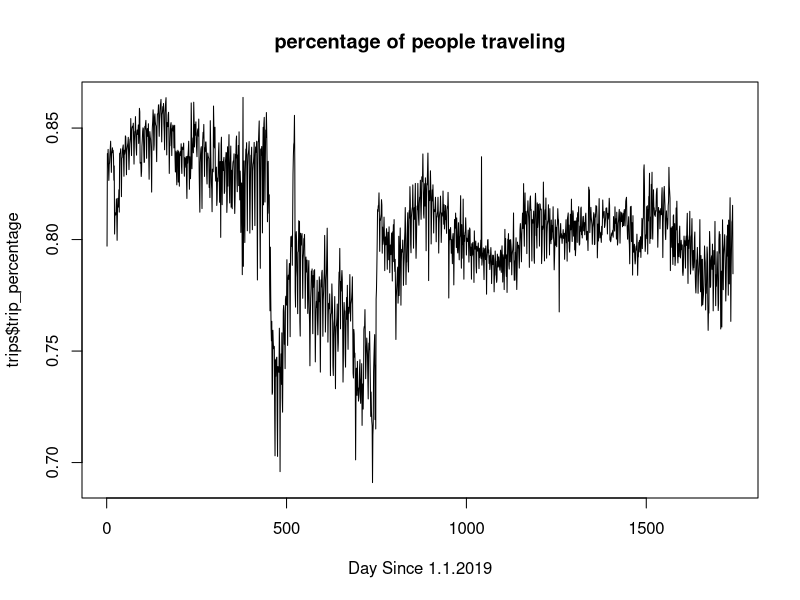
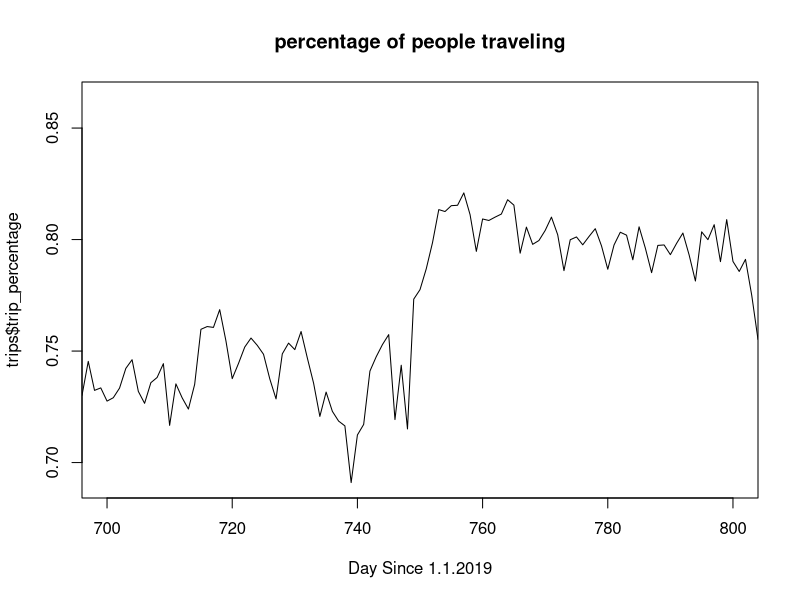
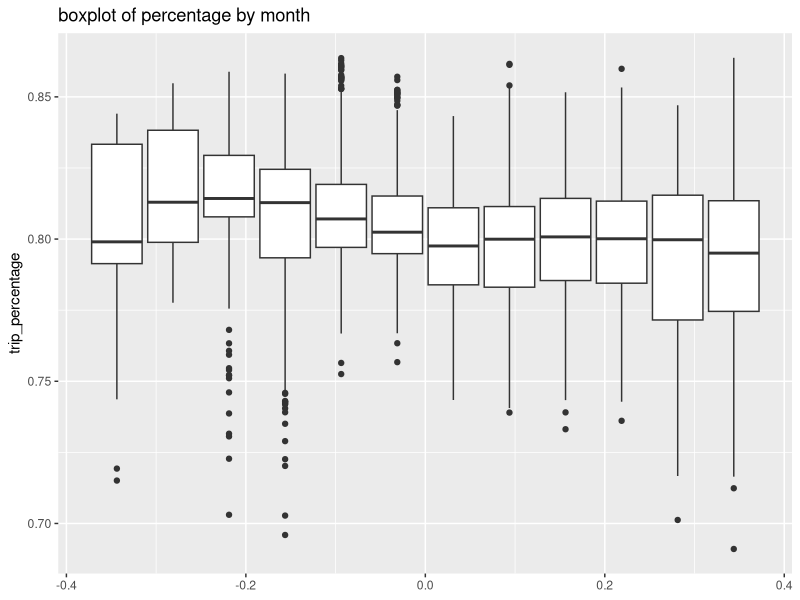
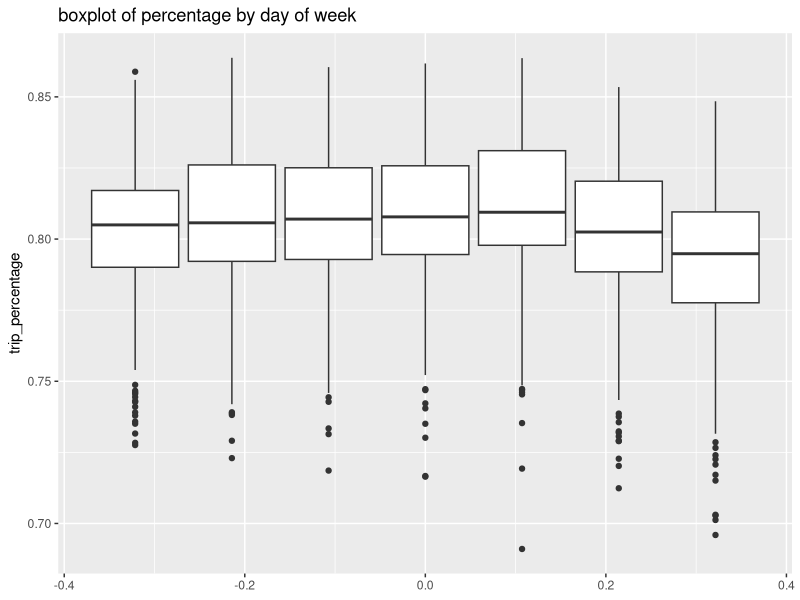
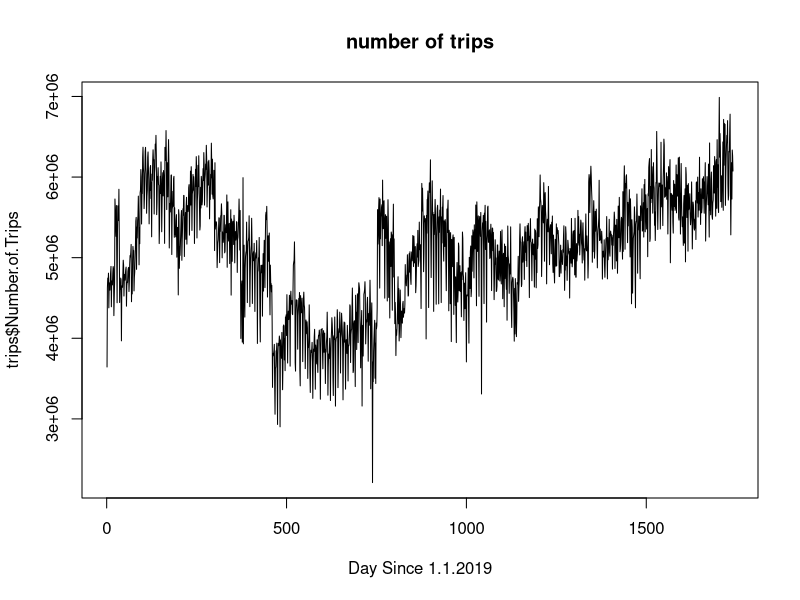
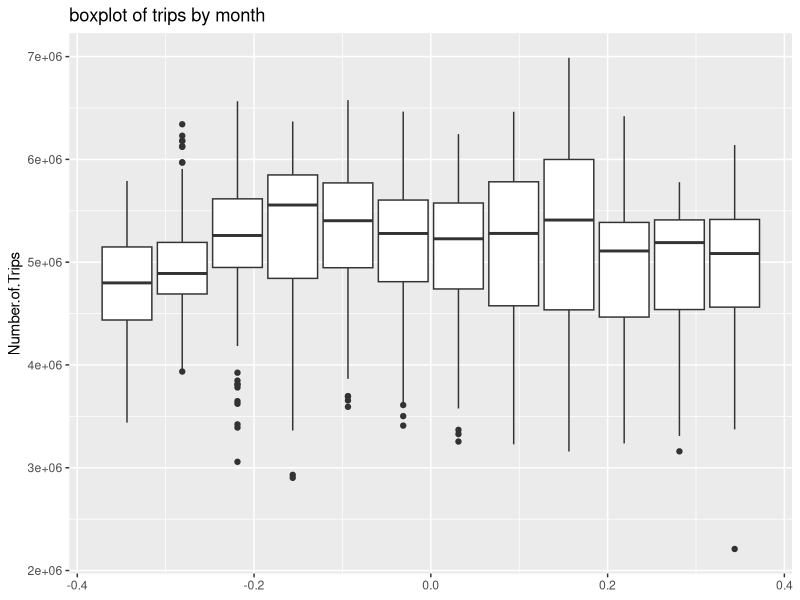
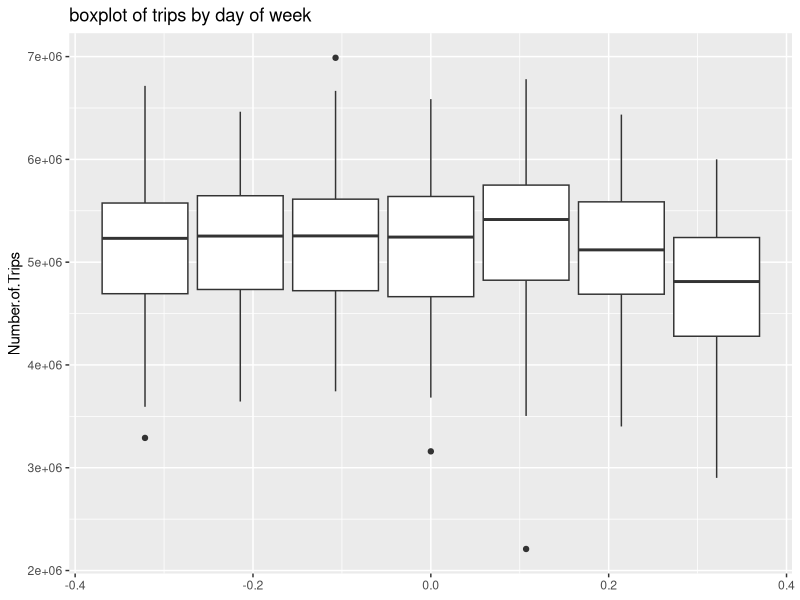
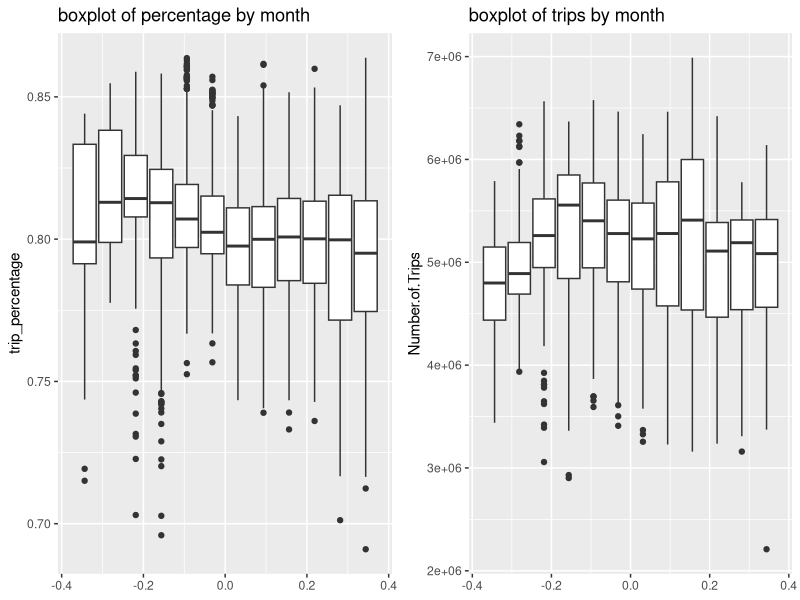

The R script that drew these images, in order:
## ---- chunk 1
knitr::opts_chunk$set(echo = TRUE)
## ---- chunk 2
# first analyze people not staying at home percentage
library(ggplot2)
library(cowplot)
trips = read.csv('hillsborough.csv')
trips = trips[,c(-1,-2,-4,-5,-6,-7)]
trips['trip_percentage'] = trips$Population.Not.Staying.at.Home /
  (trips$Population.Staying.at.Home+trips$Population.Not.Staying.at.Home)


plot(trips$trip_percentage,type='l',xlab='Day Since 1.1.2019',main='percentage of people traveling')

plot(trips$trip_percentage,type='l',xlab='Day Since 1.1.2019',main='percentage of people traveling',xlim=c(700,800))

# inspect to see that index 749 (Jan.4,2021) is when percentage rises (post Covid?)

p1 = ggplot(data = trips, aes(group = Month, y = trip_percentage)) +
  geom_boxplot() + ggtitle('boxplot of percentage by month')

p1

# 2019.1.1 Tuesday
trips$weekday = 0
trips$weekday[1:6] = 2:7
trips$weekday[7:nrow(trips)] = rep(1:7, length.out = nrow(trips)-6)

p2 = ggplot(data = trips, aes(group = weekday, y = trip_percentage)) +
  geom_boxplot() + ggtitle('boxplot of percentage by day of week')

p2
## ---- chunk 3
# About number of trips
plot(trips$Number.of.Trips,type='l',xlab='Day Since 1.1.2019',main='number of trips')

#index 749 is still the turning point

p3 = ggplot(data = trips, aes(group = Month, y = Number.of.Trips)) +
  geom_boxplot() + ggtitle('boxplot of trips by month')

p3

p4 = ggplot(data = trips, aes(group = weekday, y = Number.of.Trips)) +
  geom_boxplot() + ggtitle('boxplot of trips by day of week')

p4

# comparison plot
plot_grid(p1, p3, ncol = 2)
plot_grid(p2, p4, ncol = 2)
